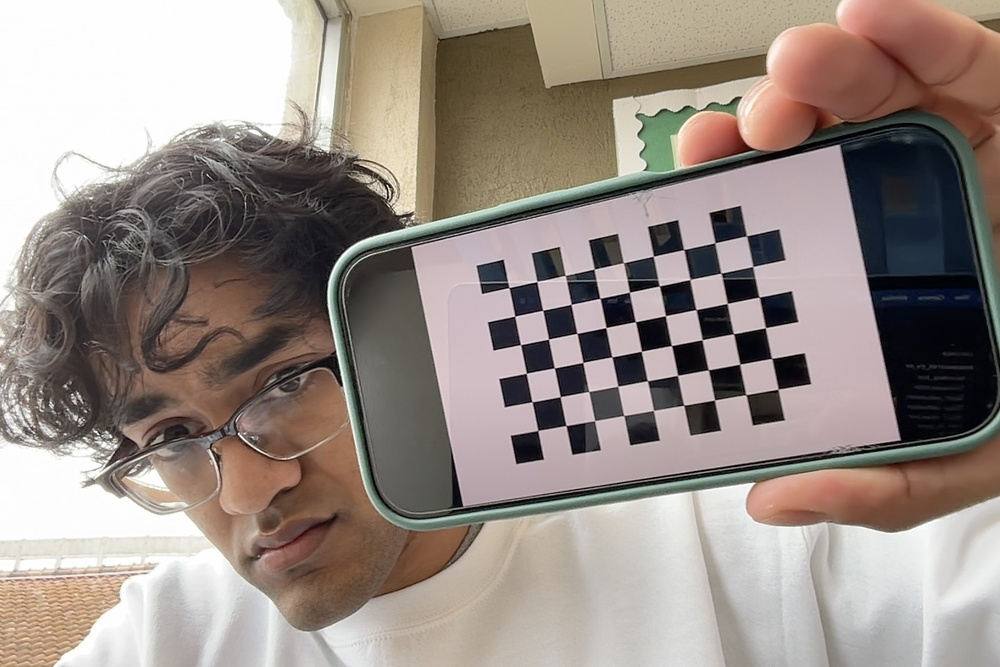
#> input picture laptop calibration/Photo on 2-14-25 at 12.46 PM #2.jpg, 1000 x 667 px, shrunk from 1440 x 960 before the run, given in place of the camera
$ python tag_detector.py
#> lines starting #> are read from the running program, lines starting #| are printed output that depends on the picture; after the words box and inside, x2 and y2 are one past the last pixel; in counts of white or black regions, pixels touching at a corner belong together
#> further down, frame is the input picture: shape (667, 1000, 3); mean B, G, R 133.9, 140.7, 151.9
import numpy as np
import cv2
import copy
import time


def contour_generator(frame):
    test_img1 = cv2.cvtColor(frame, cv2.COLOR_BGR2GRAY)
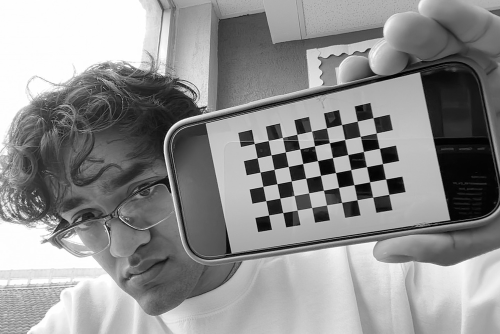
#> test_img1: shape (667, 1000) (shown at 1/2 size); min 0, max 255, mean 143.2
    test_blur = cv2.GaussianBlur(test_img1, (7, 7), 0)
    median_intensity = np.median(test_blur)
#> median_intensity = 159
    lower_thresh = int(max(0, 0.3 * median_intensity))
#> lower_thresh = 47
    upper_thresh = int(min(255, 1.1 * median_intensity))
#> upper_thresh = 174
    edge = cv2.Canny(test_blur, lower_thresh, upper_thresh)
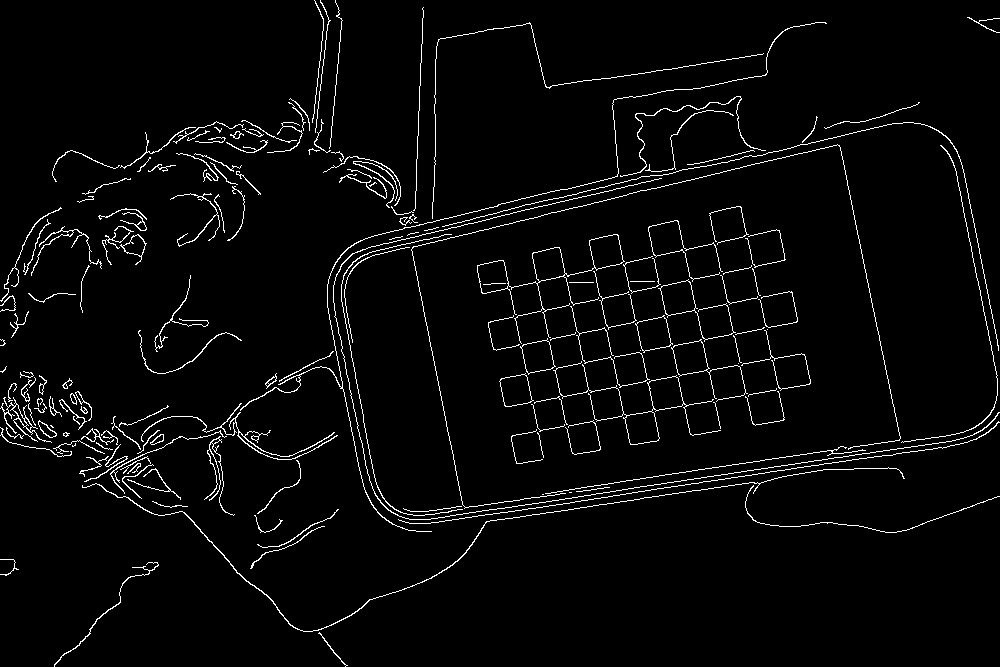
#> edge: shape (667, 1000); 3.3% white in thin lines or dots
    cv2.imshow("Edges", edge)
    edge1 = copy.copy(edge)
    contour_list = list()

    cnts, h = cv2.findContours(edge1, cv2.RETR_TREE, cv2.CHAIN_APPROX_SIMPLE)
#> cnts = 192 contours, 113 with area under 20; largest, box (x1, y1, x2, y2) and area: (477, 234, 625, 344) 2518, (553, 361, 721, 445) 1797, (671, 339, 748, 402) 923, (658, 279, 736, 342) 918, (672, 340, 709, 376) 916; h = 192 rows, first 6: [1, -1, -1, -1], [2, 0, -1, -1], [3, 1, -1, -1], [4, 2, -1, -1], [5, 3, -1, -1], [6, 4, -1, -1]
    # cv2.drawContours(frame, cnts, -1, (0, 255, 0), 1)  # Show ALL contours
    # cv2.imshow("Contours", frame)

    # error handling

    if h is None:
        return []

    index = range(len(h[0])) # This means all detected contours are returned, rather than checking if they have parent
    # for hier in h[0]:
    #     if hier[3] != -1:
    #         index.append(hier[3])

    # loop over the contours
    for c in index:
        peri = cv2.arcLength(cnts[c], True)
        approx = cv2.approxPolyDP(cnts[c], 0.02 * peri, True)

        # TODO: this if statement seems to be narrowing down the contours too much.
        # TODO: Figure out what exactly the code in this area does, preferably the entire for loop.
        # Without these if statements, the tag is almost always detected.
        # another idea: increase the constant multiplied by peri1, as the greater this value is, the more simplified contours become
        # While this will simplify other shapes into squares, we can filter them out later by color or letter detection.
        if len(approx) > 4:
            peri1 = cv2.arcLength(cnts[c - 1], True)
            corners = cv2.approxPolyDP(cnts[c - 1], 0.02 * peri1, True)
            contour_list.append(corners)
#> this loop made 192 passes
#> (peri, peri1, corners) on passes 2, 8, 12, 15, 22, 25, 31: (406.4, 95.2, [[319, 632], [345, 666], [347, 665]]), (77.46, 122.6, [[461, 506], [428, 511], [403, 508], [428, 511]]), (621.9, 69.31, [[609, 487], [576, 491]]), (1986.5, 5.66, [[168, 490], [169, 489], [170, 490], [169, 491]]), (214.8, 728, [[865, 450], [545, 493]]), (168.5, 40.04, [[96, 442], [104, 448], [112, 449], [104, 448]]), (18.49, 54.97, [[537, 432], [539, 435], [543, 457], [539, 435]])
#> after the loop, contour_list = 142 contours, 69 with area under 20; largest, box (x1, y1, x2, y2) and area: (553, 361, 721, 445) 3197, (240, 23, 827, 532) 2131, (141, 403, 338, 460) 1380, (658, 279, 736, 342) 1122, (672, 340, 709, 376) 830

    new_contour_list = list()
    for contour in contour_list:
        # TODO: this if statement is also problematic we believe.
        if len(contour) == 4:
            new_contour_list.append(contour)
#> this loop made 142 passes
#> contour on passes 1, 5, 6, 8, 14, 16, 21, 22: [[319, 632], [345, 666], [347, 665]], [[461, 506], [428, 511], [403, 508], [428, 511]], [[609, 487], [576, 491]], [[168, 490], [169, 489], [170, 490], [169, 491]], [[865, 450], [545, 493]], [[96, 442], [104, 448], [112, 449], [104, 448]], [[537, 432], [539, 435], [543, 457], [539, 435]], [[65, 432], [67, 434], [65, 436], [63, 434]]
#> after the loop, new_contour_list = 24 contours, 15 with area under 20; largest, box (x1, y1, x2, y2) and area: (672, 340, 709, 376) 830, (520, 338, 556, 375) 820, (589, 234, 624, 270) 795, (636, 316, 672, 352) 793, (499, 374, 533, 407) 699

    final_contour_list = list()
    for element in new_contour_list:
        if cv2.contourArea(element) > 1000 and cv2.isContourConvex(element):
            final_contour_list.append(element)
#> this loop made 24 passes
#> element on passes 1 to 8: [[461, 506], [428, 511], [403, 508], [428, 511]], [[168, 490], [169, 489], [170, 490], [169, 491]], [[96, 442], [104, 448], [112, 449], [104, 448]], [[537, 432], [539, 435], [543, 457], [539, 435]], [[65, 432], [67, 434], [65, 436], [63, 434]], [[85, 409], [87, 411], [85, 413], [83, 411]], [[531, 404], [539, 431], [564, 425], [540, 430]], [[713, 402], [715, 403], [720, 428], [715, 403]]
#> after the loop, final_contour_list = []

    return final_contour_list

# Function to return the order of points in camera frame
# [15 lines left out: function order, not called in this run]

lowerRed1 = np.array([0, 150, 150])
upperRed1 = np.array([10, 255, 255])
lowerRed2 = np.array([170, 150, 150])
upperRed2 = np.array([180, 255, 255])

lowerBlue = np.array([100,80,160])
upperBlue = np.array([120,255,255])

# [40 lines left out: functions determineColor, determineLetter, not called in this run]


fid_size = 0.053  # meters
# TODO fix calibration to setup cameraMatrix
cameraMatrix = np.array([[1.25649815e+03, 0.0, 7.12996774e+02],
                         [0.0, 1.25820533e+03, 4.69551858e+02],
                         [0.0, 0.0, 1.0]], dtype=np.float32)
distCoeffs = np.array([[-3.72271817e-03, 5.33786890e-01, -4.99625728e-04, -1.65101232e-03,-1.78505927e+00]], dtype=np.float32)
# TODO testing program with hardcoded matrix since calibration session is not working
# TODO when game ready, dont forget to comment this out

# [35 lines left out: functions findTranslationAndRotation, rotToEul, not called in this run]

cap = cv2.VideoCapture(0)

prev_time = 0
new_time = 0

dim = 175
p1 = np.array([
    [0, 0],
    [dim - 1, 0],
    [dim - 1, dim - 1],
    [0, dim - 1]], dtype="float32")

while(True):
    ret, frame = cap.read()
    if ret == True:
        final_contour_list = contour_generator(frame)
#> final_contour_list = []
        # print(len(final_contour_list))
        for i in range(len(final_contour_list)):
            x, y, w, h = cv2.boundingRect(final_contour_list[i])
            c_rez = final_contour_list[i][:, 0]
            h, _ = cv2.findHomography(order(c_rez), p1, cv2.RANSAC, 2)

            cv2.drawContours(frame, [final_contour_list[i]], -1, (0, 255, 0), 2)

            if h is not None:
                tag = cv2.warpPerspective(frame, h, (175, 175))
                markerLetter = determineLetter(cv2.cvtColor(tag, cv2.COLOR_BGR2GRAY))
                markerColor = determineColor(tag)
                if markerLetter and markerColor:
                    tvec, angles = findTranslationAndRotation(order(c_rez)) # error here
                    print("Tag: " + markerLetter + ", Color: " + markerColor)
                    # TODO find the distance of the camera from the tag
                    # TODO determine the coordinate of the specific tag by looking it up through a hard coded map of each tag's map coordinates
                    # TODO determine the angle from the mid point at which the tag exists
                    # TODO create an algorithm that uses distance, angle, and tag coordinates to determine position
                    # TODO update low-level positioning data

                    cv2.drawContours(frame, [final_contour_list[i]], -1, (0, 255, 0), 2)
                    cv2.putText(frame, text=str(cv2.contourArea(final_contour_list[i])), org=(x, y-5), fontFace=cv2.FONT_HERSHEY_SIMPLEX, fontScale=0.25, color=(0, 255, 0), thickness=1, lineType=cv2.LINE_AA)
                    cv2.imshow("Marker", tag)
#> this loop made 0 passes

        new_time = time.time()
        fps = 1/(new_time - prev_time)
        prev_time = new_time
        fps = int(fps)
        fps = str(fps)
        cv2.putText(frame, fps, (7, 70), cv2.FONT_HERSHEY_SIMPLEX, 2, (1000, 255, 0), 3, cv2.LINE_AA)
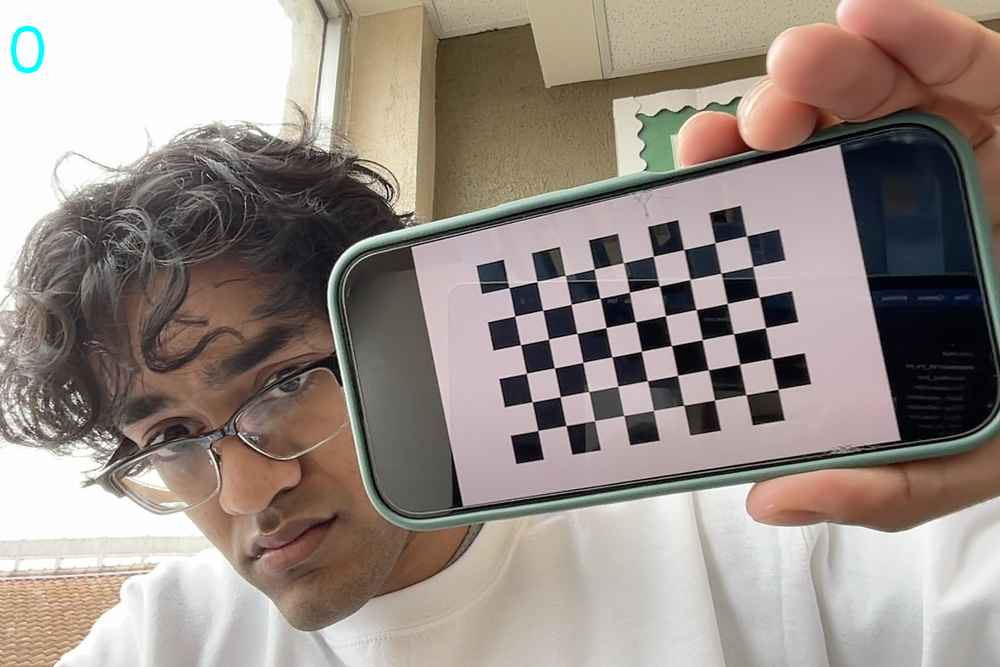
#> frame: shape (667, 1000, 3); 0.12% of pixels changed, all inside (x1, y1, x2, y2) = (10, 25, 45, 74)
        cv2.imshow("Outline", frame)

    if cv2.waitKey(1) & 0xFF == ord('q'):
#> (key q is pressed here)
        break

# When everything done, release the capture
cap.release()
cv2.destroyAllWindows()

$ run again, on laptop calibration/Photo on 2-14-25 at 12.46 PM #3.jpg
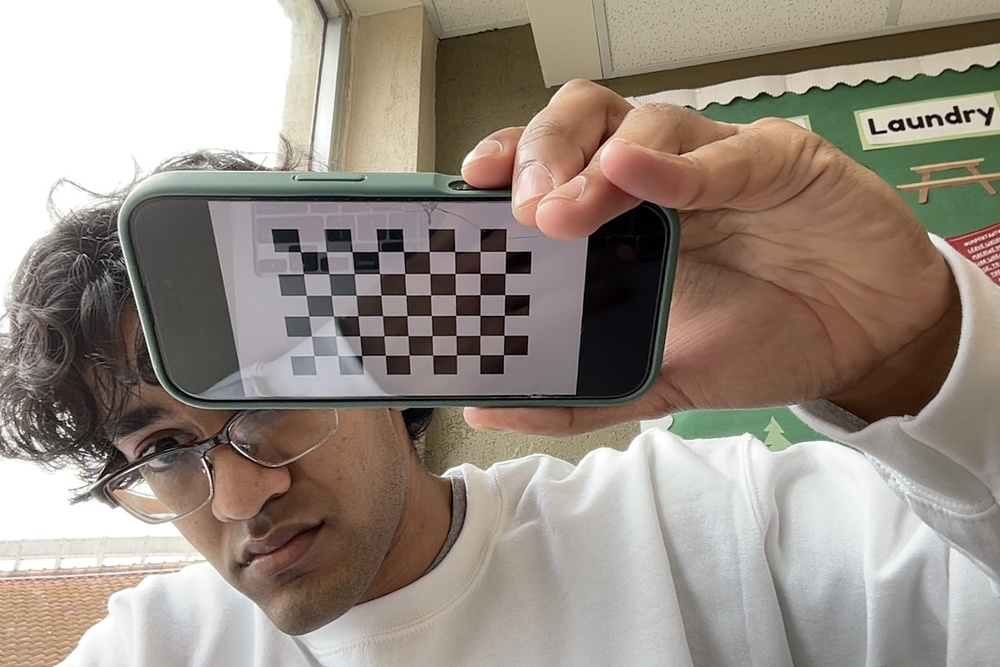
#> input picture laptop calibration/Photo on 2-14-25 at 12.46 PM #3.jpg, 1000 x 667 px, shrunk from 1440 x 960 before the run, given in place of the camera
#> frame is the input picture: shape (667, 1000, 3); mean B, G, R 130.9, 140.9, 151.7
#> median_intensity = 142
#> lower_thresh = 42
#> upper_thresh = 156
#> in contour_generator, `edge = cv2.Canny(test_blur, lower_thresh, upper_thresh)`:
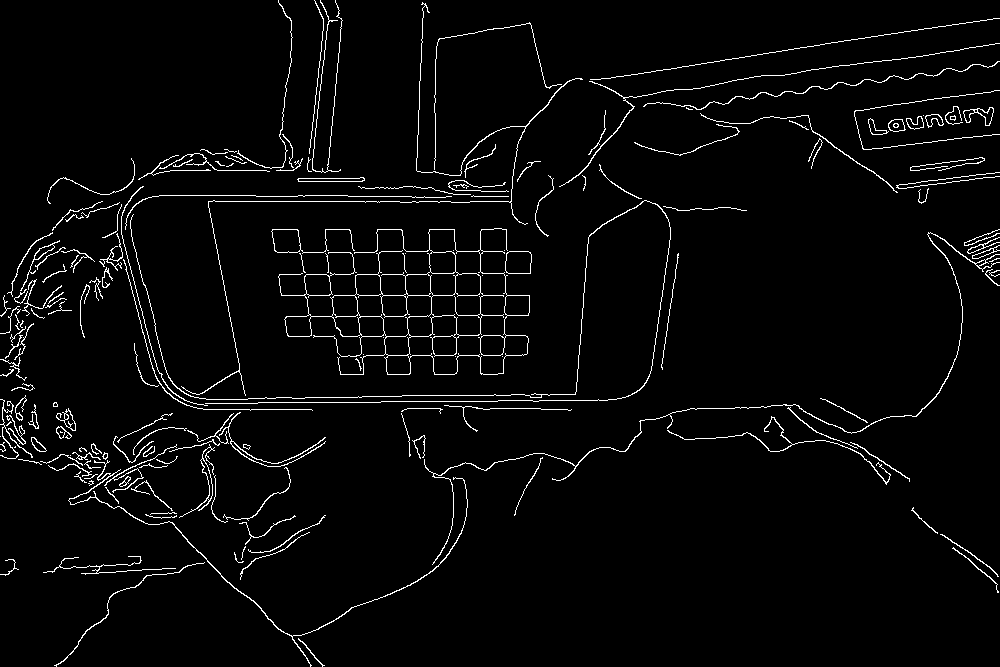
#> edge: shape (667, 1000); 3.3% white in thin lines or dots
#> cnts = 230 contours, 128 with area under 20; largest, box (x1, y1, x2, y2) and area: (278, 228, 530, 375) 16924, (407, 229, 529, 375) 5458, (354, 293, 432, 337) 1526, (431, 292, 484, 336) 1474, (271, 229, 355, 254) 596; h = 230 rows, first 6: [1, -1, -1, -1], [2, 0, -1, -1], [3, 1, -1, -1], [4, 2, -1, -1], [5, 3, -1, -1], [6, 4, -1, -1]
#> the loop in contour_generator, `for c in index:` made 230 passes
#> (peri, peri1, corners) on passes 2, 7, 9, 11, 16, 31, 33: (418.5, 79.88, [[298, 638], [322, 666], [324, 665]]), (29.31, 139.7, [[952, 548], [996, 583], [998, 592], [997, 584]]), (189.1, 152, [[940, 534], [998, 576]]), (177.8, 194.9, [[325, 515], [269, 551], [248, 550], [270, 551]]), (159.2, 44.53, [[105, 487], [118, 503], [118, 501]]), (52.87, 140.4, [[542, 457], [514, 515]]), (105.4, 0, [[70, 455]])
#> after the loop in contour_generator, `for c in index:`: contour_list = 181 contours, 98 with area under 20; largest, box (x1, y1, x2, y2) and area: (278, 228, 504, 375) 22152, (181, 2, 583, 396) 9394, (424, 232, 1000, 565) 3876, (559, 43, 1000, 187) 3394, (354, 293, 432, 337) 1399
#> the loop in contour_generator, `for contour in contour_list:` made 181 passes
#> contour on passes 1, 5, 6: [[298, 638], [322, 666], [324, 665]], [[952, 548], [996, 583], [998, 592], [997, 584]], [[940, 534], [998, 576]]
#> after the loop in contour_generator, `for contour in contour_list:`: new_contour_list = 16 contours, 13 with area under 20; largest, box (x1, y1, x2, y2) and area: (123, 259, 313, 411) 76, (700, 113, 898, 193) 40, (787, 408, 858, 449) 20
#> the loop in contour_generator, `for element in new_contour_list:` made 16 passes
#> element on passes 1 to 8: [[952, 548], [996, 583], [998, 592], [997, 584]], [[325, 515], [269, 551], [248, 550], [270, 551]], [[60, 431], [60, 432], [62, 432], [61, 432]], [[401, 413], [409, 438], [409, 456], [409, 437]], [[787, 408], [816, 432], [857, 448], [817, 432]], [[105, 270], [106, 269], [107, 270], [106, 271]], [[123, 259], [173, 398], [312, 410], [174, 398]], [[999, 229], [964, 245], [999, 233], [964, 244]]
#> after the loop in contour_generator, `for element in new_contour_list:`: final_contour_list = []
#> `cv2.putText(frame, fps, (7, 70), cv2.FONT_HERSHEY_SIMPLEX, 2, (1000, 2..`:
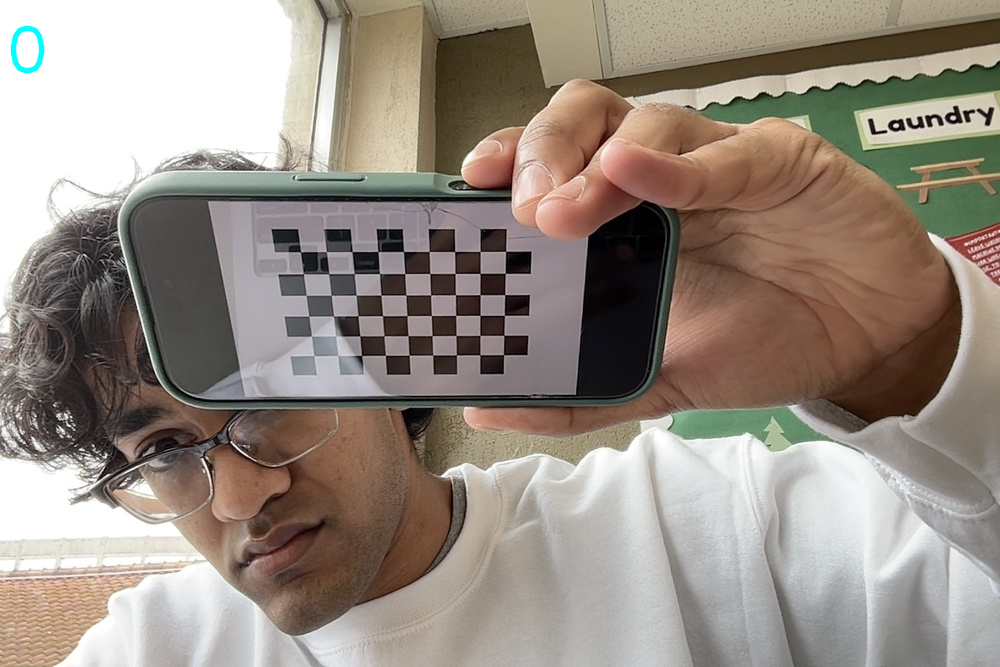
#> frame: shape (667, 1000, 3); 0.12% of pixels changed, all inside (x1, y1, x2, y2) = (10, 25, 45, 74)
